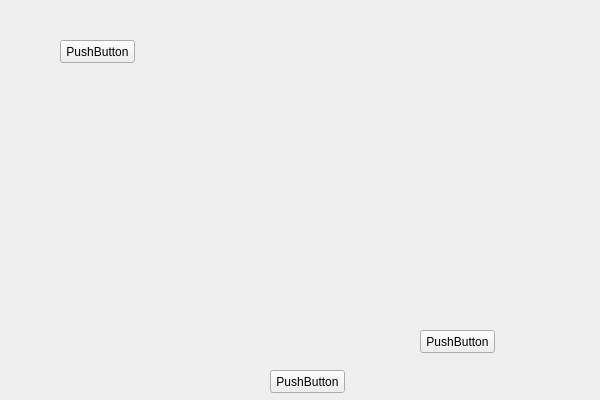
<?xml version="1.0" encoding="UTF-8"?>
<ui version="4.0">
 <class>MainUI</class>
 <widget class="QWidget" name="MainUI">
  <property name="geometry">
   <rect>
    <x>0</x>
    <y>0</y>
    <width>600</width>
    <height>400</height>
   </rect>
  </property>
  <property name="windowTitle">
   <string>MainUI</string>
  </property>
  <widget class="DesignWidget" name="M_DesignWidget" native="true">
   <property name="geometry">
    <rect>
     <x>50</x>
     <y>30</y>
     <width>451</width>
     <height>331</height>
    </rect>
   </property>
   <widget class="QPushButton" name="pushButton">
    <property name="geometry">
     <rect>
      <x>10</x>
      <y>10</y>
      <width>75</width>
      <height>23</height>
     </rect>
    </property>
    <property name="text">
     <string>PushButton</string>
    </property>
   </widget>
   <widget class="QPushButton" name="pushButton_2">
    <property name="geometry">
     <rect>
      <x>370</x>
      <y>300</y>
      <width>75</width>
      <height>23</height>
     </rect>
    </property>
    <property name="text">
     <string>PushButton</string>
    </property>
   </widget>
  </widget>
  <widget class="QPushButton" name="pushButton_3">
   <property name="geometry">
    <rect>
     <x>270</x>
     <y>370</y>
     <width>75</width>
     <height>23</height>
    </rect>
   </property>
   <property name="text">
    <string>PushButton</string>
   </property>
  </widget>
 </widget>
 <layoutdefault spacing="6" margin="11"/>
 <customwidgets>
  <customwidget>
   <class>DesignWidget</class>
   <extends>QWidget</extends>
   <header>../../Components/DesignWidget/DesignWidget.h</header>
   <container>1</container>
  </customwidget>
 </customwidgets>
 <resources/>
 <connections/>
</ui>
